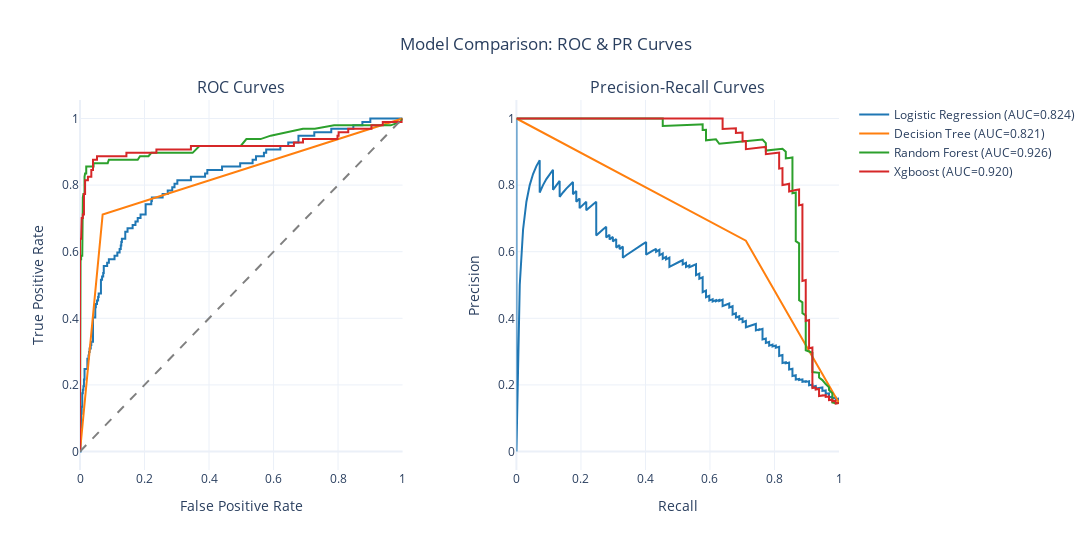

Notebook cell for this chart:
### Code cell
fig = make_subplots(
    rows=1, cols=2,
    subplot_titles=("ROC Curves", "Precision-Recall Curves"),
    horizontal_spacing=0.15
)

colors = ['#1f77b4', '#ff7f0e', '#2ca02c', '#d62728']
for i, r in enumerate(results):
    # ROC
    fpr, tpr, _ = roc_curve(r["y_true"], r["y_prob"])
    fig.add_trace(go.Scatter(x=fpr, y=tpr, mode='lines',
                             name=f"{r['model']} (AUC={r['roc_auc']:.3f})",
                             line=dict(color=colors[i])), row=1, col=1)
    
    # PR
    precision, recall, _ = precision_recall_curve(r["y_true"], r["y_prob"])
    fig.add_trace(go.Scatter(x=recall, y=precision, mode='lines',
                             name=r['model'], line=dict(color=colors[i]), showlegend=False),
                  row=1, col=2)

# Diagonal line for ROC
fig.add_trace(go.Scatter(x=[0,1], y=[0,1], mode='lines',
                         line=dict(color='gray', dash='dash'), showlegend=False), row=1, col=1)

fig.update_layout(height=550, width=1100, template="plotly_white",
                  title_text="Model Comparison: ROC & PR Curves", title_x=0.5)
fig.update_xaxes(title="False Positive Rate", row=1, col=1)
fig.update_yaxes(title="True Positive Rate", row=1, col=1)
fig.update_xaxes(title="Recall", row=1, col=2)
fig.update_yaxes(title="Precision", row=1, col=2)

curve_path = INTER_VIZ / "model_comparison_curves.html"
fig.write_html(curve_path)
print(f"Interactive curves saved → {curve_path}")
fig.show()
